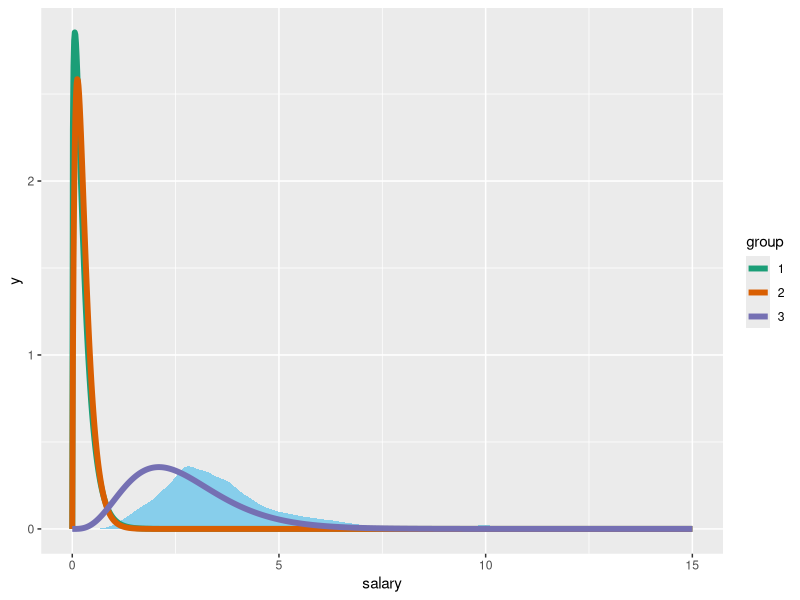

Write the R code that produced this figure.
# libraries --------------------------------------------------------------------
library(ggplot2)
library(tidyverse)

# load the data ----------------------------------------------------------------
df <- read.csv("../data/salaries.csv")

# to thousands
df$salary <- df$salary / 1000

# gammas -----------------------------------------------------------------------
gammas <- data.frame(
  k = c(1.322, 1.8, 4.643),
  t = c(0.197, 0.156, 0.575)
)

# calculate density
x_max <- 15
x <- seq(0, x_max, length.out = 1000)

df_gamma <- data.frame(x = numeric(), y = numeric(), group = factor())

for (i in seq_len(nrow(gammas))) {
  gamma <- gammas[i, ]
  y <- dgamma(x, gamma$k, scale = gamma$t)
  df_gamma <- df_gamma %>% add_row(x = x, y = y, group = as.factor(i))
}

# plot -------------------------------------------------------------------------
ggplot(data = df, aes(x = salary)) +
  geom_density(color = NA, fill = "skyblue") +
  geom_line(data = df_gamma, aes(x = x, y = y, color = group), linewidth = 2) +
  xlim(0, x_max) +
  scale_color_brewer(type = "qual", palette = 2)
